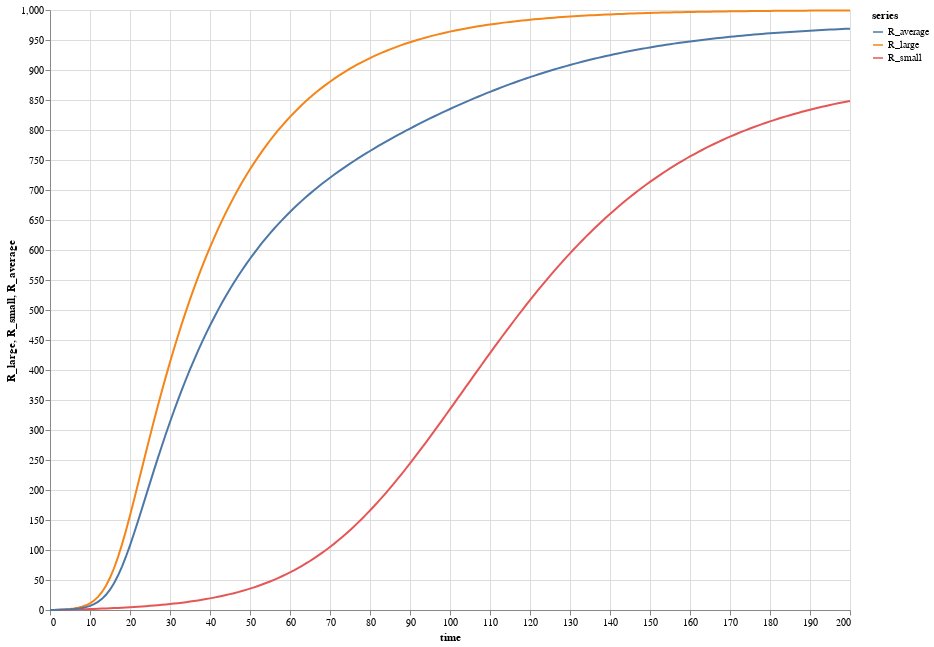

Notebook source saved alongside this figure:
### Code cell
plot("", [R_large, R_small, R_average], time(points), "time")

### Figure 1 — Vega-Lite specification as saved in the notebook (floating-point values rounded to 4 significant figures; data arrays with more than 128 entries replaced by an {"elided": "..."} marker saying what was removed)
{"$schema": "https://vega.github.io/schema/vega-lite/v4.json", "data": {"values": {"elided": "603 records"}}, "description": "", "height": 600, "layer": [{"encoding": {"color": {"field": "series", "type": "nominal"}, "x": {"field": "time", "type": "quantitative"}, "y": {"field": "R_large", "type": "quantitative"}}, "mark": "line"}, {"encoding": {"color": {"field": "series", "type": "nominal"}, "x": {"field": "time", "type": "quantitative"}, "y": {"field": "R_small", "type": "quantitative"}}, "mark": "line"}, {"encoding": {"color": {"field": "series", "type": "nominal"}, "x": {"field": "time", "type": "quantitative"}, "y": {"field": "R_average", "type": "quantitative"}}, "mark": "line"}], "width": 800}
